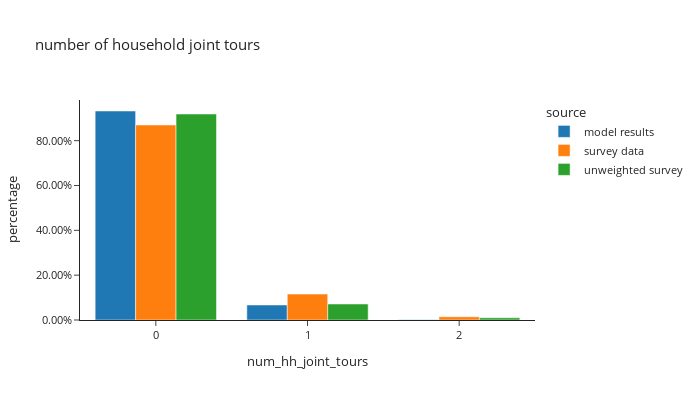

Notebook source saved alongside this figure:
### Code cell
df_plot = hh_data.groupby(['source','num_hh_joint_tours'])[['hh_weight']].sum().reset_index()
df_plot['percentage'] = df_plot.groupby(['source'], group_keys=False)['hh_weight']. \
    apply(lambda x: x / float(x.sum()))

fig = px.bar(df_plot, x="num_hh_joint_tours", y="percentage", color="source",barmode="group", template="simple_white",
             # color_discrete_sequence=config['psrc_color'],
             title="number of household joint tours")
fig.for_each_annotation(lambda a: a.update(text = a.text.split("=")[-1]))
fig.update_layout(height=400, width=700, font=dict(size=11), yaxis=dict(tickformat=".2%"), xaxis=dict(dtick="1"))
fig.show()

### Figure 1 — Plotly figure (JSON) as saved in the notebook; plotly's stock layout.template omitted (floating-point values rounded to 4 significant figures)
{"data": [{"alignmentgroup": "True", "hovertemplate": "source=model results<br>num_hh_joint_tours=%{x}<br>percentage=%{y}<extra></extra>", "legendgroup": "model results", "marker": {"color": "#1F77B4", "pattern": {"shape": ""}}, "name": "model results", "offsetgroup": "model results", "orientation": "v", "showlegend": true, "textposition": "auto", "type": "bar", "x": [0, 1, 2], "xaxis": "x", "y": [0.9323, 0.06687, 0.0008354], "yaxis": "y"}, {"alignmentgroup": "True", "hovertemplate": "source=survey data<br>num_hh_joint_tours=%{x}<br>percentage=%{y}<extra></extra>", "legendgroup": "survey data", "marker": {"color": "#FF7F0E", "pattern": {"shape": ""}}, "name": "survey data", "offsetgroup": "survey data", "orientation": "v", "showlegend": true, "textposition": "auto", "type": "bar", "x": [0, 1, 2], "xaxis": "x", "y": [0.87, 0.1159, 0.01407], "yaxis": "y"}, {"alignmentgroup": "True", "hovertemplate": "source=unweighted survey<br>num_hh_joint_tours=%{x}<br>percentage=%{y}<extra></extra>", "legendgroup": "unweighted survey", "marker": {"color": "#2CA02C", "pattern": {"shape": ""}}, "name": "unweighted survey", "offsetgroup": "unweighted survey", "orientation": "v", "showlegend": true, "textposition": "auto", "type": "bar", "x": [0, 1, 2], "xaxis": "x", "y": [0.919, 0.07127, 0.009773], "yaxis": "y"}], "layout": {"barmode": "group", "font": {"size": 11}, "height": 400, "legend": {"title": {"text": "source"}, "tracegroupgap": 0}, "title": {"text": "number of household joint tours"}, "width": 700, "xaxis": {"anchor": "y", "domain": [0.0, 1.0], "dtick": "1", "title": {"text": "num_hh_joint_tours"}}, "yaxis": {"anchor": "x", "domain": [0.0, 1.0], "tickformat": ".2%", "title": {"text": "percentage"}}}}
